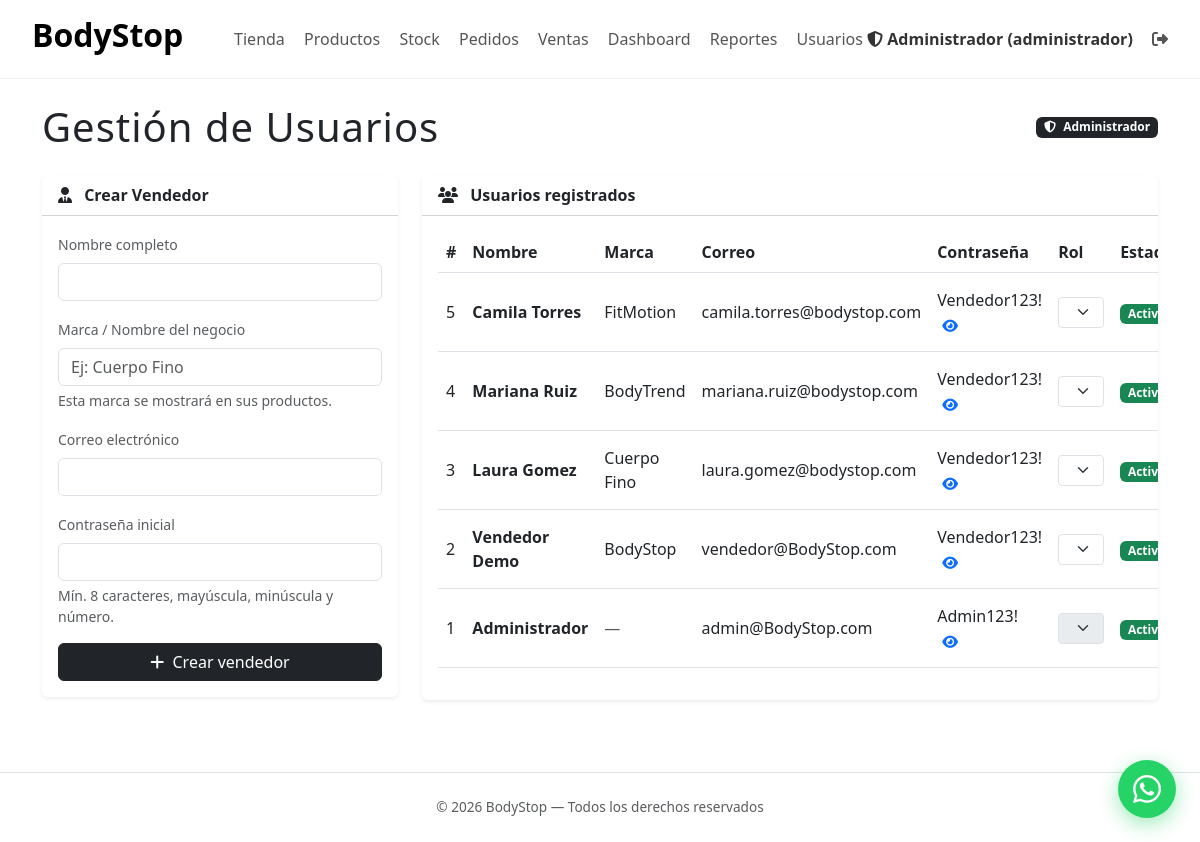
The page /?c=AdminUsuario&m=index (signed in) on the database its author committed.
### tables this page shows
CREATE TABLE `usuarios` (
  `id` int(11) NOT NULL AUTO_INCREMENT,
  `nombre` varchar(120) NOT NULL,
  `marca` varchar(120) DEFAULT NULL,
  `cedula` varchar(20) DEFAULT NULL,
  `email` varchar(160) NOT NULL,
  `password_hash` varchar(255) NOT NULL,
  `password_plano` varchar(255) DEFAULT NULL,
  `rol` enum('usuario','vendedor','administrador') NOT NULL DEFAULT 'usuario',
  `activo` tinyint(1) NOT NULL DEFAULT 1,
  `created_at` timestamp NULL DEFAULT CURRENT_TIMESTAMP,
  `updated_at` timestamp NULL DEFAULT CURRENT_TIMESTAMP ON UPDATE CURRENT_TIMESTAMP,
  PRIMARY KEY (`id`),
  UNIQUE KEY `uq_usuarios_email` (`email`),
  UNIQUE KEY `uq_usuarios_cedula` (`cedula`)
);

### controllers/AdminUsuarioController.php (called while the page is built, shortened)
<?php
require_once BASE_PATH . '/core/Auth.php';
require_once BASE_PATH . '/core/Security.php';
require_once BASE_PATH . '/repositories/UsuarioRepository.php';
class AdminUsuarioController
{
    private UsuarioRepository $repo;
    public function __construct()
    {
        $this->repo = new UsuarioRepository();
    }
    public function index()
    {
        $pagina = max(1, (int)($_GET['pagina'] ?? 1));
        $data = $this->repo->allPag($pagina, 10);
        $usuarios = $data['usuarios'];
        require BASE_PATH . '/views/admin/usuarios/index.php';
    }
}

### core/Router.php (called while the page is built, shortened)
<?php
class Router
{
    public function run()
    {
        $method     = $_GET['m'] ?? 'index';
        $instance = new $controllerClass();
        call_user_func([$instance, $method]);
    }
}

### index.php (called while the page is built, shortened)
<?php
$router = new Router();
$router->run();

### config/Database.php (called while the page is built)
<?php
class Database
{
    private static ?PDO $db = null;
    public static function getConexion(): PDO
    {
        if (self::$db === null) {
            $host = getenv('DB_HOST') ?: 'db';
            $dbname = getenv('DB_NAME') ?: 'bodystop';
            $user = getenv('DB_USER') ?: 'root';
            $pass = getenv('DB_PASS') ?: 'root';
            self::$db = new PDO(
                "mysql:host=$host;dbname=$dbname;charset=utf8mb4",
                $user,
                $pass,
                [PDO::ATTR_ERRMODE => PDO::ERRMODE_EXCEPTION]
            );
        }
        return self::$db;
    }
}

### repositories/UsuarioRepository.php (called while the page is built, shortened)
<?php
require_once __DIR__ . '/../config/Database.php';
class UsuarioRepository
{
    private PDO $db;
    public function __construct()
    {
        $this->db = Database::getConexion();
    }
    public function allPag(int $pagina = 1, int $porPagina = 10): array
    {
        $total = (int)$this->db->query("SELECT COUNT(*) FROM usuarios")->fetchColumn();
        $offset = max(0, ($pagina - 1) * $porPagina);
        $stmt = $this->db->prepare(
            "SELECT id, nombre, marca, email, password_plano, rol, activo, created_at
             FROM usuarios ORDER BY id DESC LIMIT $porPagina OFFSET $offset"
        );
        $stmt->execute();
        $usuarios = $stmt->fetchAll(PDO::FETCH_ASSOC);
        return [
            'usuarios' => $usuarios,
            'total' => $total,
            'paginas' => (int)ceil($total / $porPagina),
            'pagina' => $pagina,
        ];
    }
}

### core/Security.php (called while the page is built, shortened)
<?php
class Security
{
    public static function escape($valor): string
    {
        return htmlspecialchars((string)$valor, ENT_QUOTES, 'UTF-8');
    }
}

### core/Auth.php (called while the page is built, shortened)
<?php
class Auth
{
    public static function id(): ?int
    {
        return isset($_SESSION['user_id']) ? (int)$_SESSION['user_id'] : null;
    }
}

### views/admin/usuarios/index.php (the view, shortened to what this page needs)
<?php require BASE_PATH . '/views/layouts/header.php'; ?>
<div class="container py-4">
    <div class="d-flex justify-content-between align-items-center mb-4">
        <h1 class="fw-light mb-0" style="letter-spacing:1px;">Gestión de Usuarios</h1>
        <span class="badge bg-dark"><i class="fas fa-shield-alt me-1"></i> Administrador</span>
    </div>
    <div class="row g-4">
        <div class="col-lg-4">
            <div class="card border-0 shadow-sm">
                <div class="card-header bg-white">
                    <strong><i class="fas fa-user-tie me-2"></i> Crear Vendedor</strong>
                </div>
                <div class="card-body">
                    <form method="POST" action="/?c=AdminUsuario&m=storeVendedor" autocomplete="off">
                        <div class="mb-3">
                            <label class="form-label small text-muted">Nombre completo</label>
                            <input type="text" name="nombre" class="form-control" required minlength="3">
                        </div>
                        <div class="mb-3">
                            <label class="form-label small text-muted">Marca / Nombre del negocio</label>
                            <input type="text" name="marca" class="form-control" placeholder="Ej: Cuerpo Fino">
                            <div class="form-text small">Esta marca se mostrará en sus productos.</div>
                        </div>
                        <div class="mb-3">
                            <label class="form-label small text-muted">Correo electrónico</label>
                            <input type="email" name="email" class="form-control" required>
                        </div>
                        <div class="mb-3">
                            <label class="form-label small text-muted">Contraseña inicial</label>
                            <input type="password" name="clave" class="form-control" required>
                            <div class="form-text small">Mín. 8 caracteres, mayúscula, minúscula y número.</div>
                        </div>
                        <button type="submit" class="btn btn-dark w-100">
                            <i class="fas fa-plus me-1"></i> Crear vendedor
                        </button>
                    </form>
                </div>
            </div>
        </div>
        <div class="col-lg-8">
            <div class="card border-0 shadow-sm">
                <div class="card-header bg-white">
                    <strong><i class="fas fa-users me-2"></i> Usuarios registrados</strong>
                </div>
                <div class="card-body table-responsive">
                    <table class="table table-hover align-middle">
                        <thead>
                            <tr>
                                <th>#</th>
                                <th>Nombre</th>
                                <th>Marca</th>
                                <th>Correo</th>
                                <th>Contraseña</th>
                                <th>Rol</th>
                                <th>Estado</th>
                            </tr>
                        </thead>
                        <tbody>
                            <?php foreach ($usuarios as $u): ?>
                                <tr>
                                    <td><?= $u['id'] ?></td>
                                    <td class="fw-semibold"><?= Security::escape($u['nombre']) ?></td>
                                    <td><?= !empty($u['marca']) ? Security::escape($u['marca']) : '<span class="text-muted">—</span>' ?></td>
                                    <td><?= Security::escape($u['email']) ?></td>
                                    <td>
                                        <?php if (!empty($u['password_plano'])): ?>
                                            <span class="pass-text" data-id="<?= $u['id'] ?>"><?= Security::escape($u['password_plano']) ?></span>
                                            <button class="btn btn-link btn-sm p-0 ms-1 pass-toggle" data-id="<?= $u['id'] ?>" data-valor="<?= Security::escape($u['password_plano']) ?>" type="button" title="Mostrar / ocultar">
                                                <i class="fas fa-eye"></i>
                                            </button>
                                        <?php else: ?>
                                            <span class="text-muted">—</span>
                                        <?php endif; ?>
                                    </td>
                                    <td>
                                        <select class="form-select form-select-sm rol-select" data-id="<?= $u['id'] ?>" <?= $u['id'] === Auth::id() ? 'disabled' : '' ?>>
                                            <?php foreach (['usuario', 'vendedor', 'administrador'] as $r): ?>
                                                <option value="<?= $r ?>" <?= $u['rol'] === $r ? 'selected' : '' ?>><?= ucfirst($r) ?></option>
                                            <?php endforeach; ?>
                                        </select>
                                    </td>
                                    <td>
                                        <?php if ((int)$u['activo'] === 1): ?>
                                            <span class="badge bg-success">Activo</span>
                                        <?php else: ?>
                                            <span class="badge bg-secondary">Inactivo</span>
                                        <?php endif; ?>
                                    </td>
                                </tr>
                            <?php endforeach; ?>
                        </tbody>
                    </table>
                </div>
            </div>
        </div>
    </div>
</div>
<?php require BASE_PATH . '/views/layouts/footer.php'; ?>

### rows shown on the page
usuarios: id "5", nombre "Camila Torres", marca "FitMotion", email "camila.torres@bodystop.com", password_plano "Vendedor123!", rol+id "Vendedor", activo "Activo"
usuarios: id "4", nombre "Mariana Ruiz", marca "BodyTrend", email "mariana.ruiz@bodystop.com", password_plano "Vendedor123!", rol+id "Vendedor", activo "Activo"
usuarios: id "3", nombre "Laura Gomez", marca "Cuerpo Fino", email "laura.gomez@bodystop.com", password_plano "Vendedor123!", rol+id "Vendedor", activo "Activo"
usuarios: id "2", nombre "Vendedor Demo", marca "BodyStop", email "vendedor@BodyStop.com", password_plano "Vendedor123!", rol+id "Vendedor", activo "Activo"
usuarios: id "1", nombre "Administrador", email "admin@BodyStop.com", password_plano "Admin123!", rol+id "Administrador", activo "Activo"

### other values the page prints
Security::escape($nombre) "Administrador"
Security::escape($rol) "administrador"
